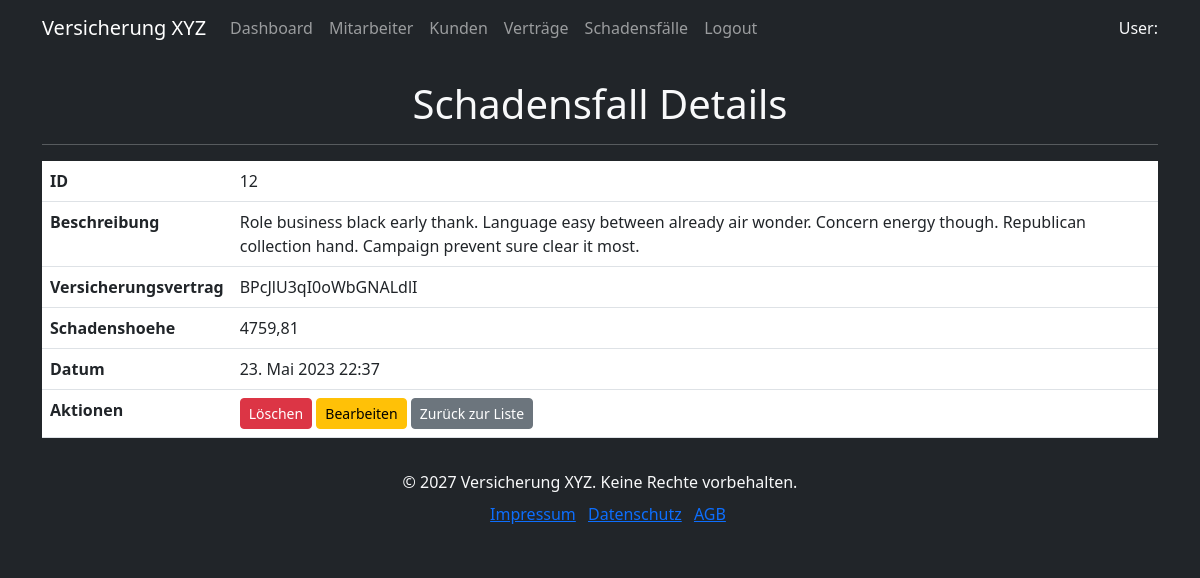
/versicherung/schadensfall/12/, run on the app's committed database.
### versicherung/models.py (models this page shows, shortened)
class Schadensfall(models.Model):
    class Status(models.TextChoices):
        OFFEN = "offen", "Offen"
        BEARBEITET = "bearbeitet", "Bearbeitet"
        ABGESCHLOSSEN = "abgeschlossen", "Abgeschlossen"
    beschreibung = models.TextField(help_text="Beschreibung des Schadensfalls")
    versicherungsvertrag = models.ForeignKey(
        Versicherungsvertrag,
        on_delete=models.CASCADE,
    )
    schadenshoehe = models.DecimalField(
        max_digits=6,
        decimal_places=2,
        validators=[MinValueValidator(0)],
    )
    status = models.CharField(
        max_length=50, choices=Status.choices, help_text="Status des Schadensfalls"
    )
    erstellt_am = models.DateTimeField(auto_now_add=True)
    aktualisiert_am = models.DateTimeField(auto_now=True)

class Versicherungsvertrag(models.Model):
    vertragsnummer = models.CharField(max_length=20, unique=True)
    kunde = models.ForeignKey(Kunde, on_delete=models.CASCADE)
    mitarbeiter = models.ForeignKey(
        Mitarbeiter,
        on_delete=models.SET_NULL,
        null=True,
        blank=True,
    )
    startdatum = models.DateField()
    enddatum = models.DateField()
    monatlicher_beitrag = models.DecimalField(
        max_digits=6,
        decimal_places=2,
        validators=[MinValueValidator(0)],
    )
    abgeschlossen_am = models.DateTimeField(auto_now_add=True)
    aktualisiert_am = models.DateTimeField(auto_now=True)
    def __str__(self):
        return self.vertragsnummer

### versicherung/views/schadensfall_views.py (the view)
# urls.py: path("schadensfall/<int:pk>/", schadensfall_detail, name="schadensfall_detail"),
def schadensfall_detail(request: HttpRequest, pk: int):
    schadensfall = get_object_or_404(Schadensfall, pk=pk)
    context = {"schadensfall": schadensfall}
    return render(request, "schadensfall/schadensfall_detail.html", context)

### versicherung/templates/schadensfall/schadensfall_detail.html
{% extends 'base.html' %}
{% block content %}
    <div class="d-flex align-items-center">
        <h1 class="m-auto">Schadensfall Details</h1>
    </div>
    <hr>
    <table class="table bg-dark text-light">
        <tbody>
            <tr>
                <th>ID</th>
                <td>{{ schadensfall.pk }}</td>
            </tr>
            <tr>
                <th>Beschreibung</th>
                <td>{{ schadensfall.beschreibung }}</td>
            </tr>
            <tr>
                <th>Versicherungsvertrag</th>
                <td>{{ schadensfall.versicherungsvertrag }}</td>
            </tr>
            <tr>
                <th>Schadenshoehe</th>
                <td>{{ schadensfall.schadenshoehe }}</td>
            </tr>
            <tr>
                <th>Datum</th>
                <td>{{ schadensfall.erstellt_am }}</td>
            </tr>
            <tr>
                <th>Aktionen</th>
                <td>
                    <a href="{% url 'schadensfall_delete' schadensfall.pk %}" class="btn btn-sm btn-danger">Löschen</a>
                    <a href="{% url 'schadensfall_update' schadensfall.pk %}" class="btn btn-sm btn-warning">Bearbeiten</a>
                    <a href="{% url 'schadensfall_list' %}" class="btn btn-sm btn-secondary">Zurück zur Liste</a>
                </td>
            </tr>
        </tbody>
    </table>
{% endblock %}

### data on the page
Schadensfall: pk "12", beschreibung "Role business black early thank. Language easy between already air wonder. Concern energy though. Republican collection hand. Campaign prevent sure clear it most.", versicherungsvertrag "BPcJlU3qI0oWbGNALdlI", schadenshoehe "4759,81", erstellt_am "23. Mai 2023 22:37"
